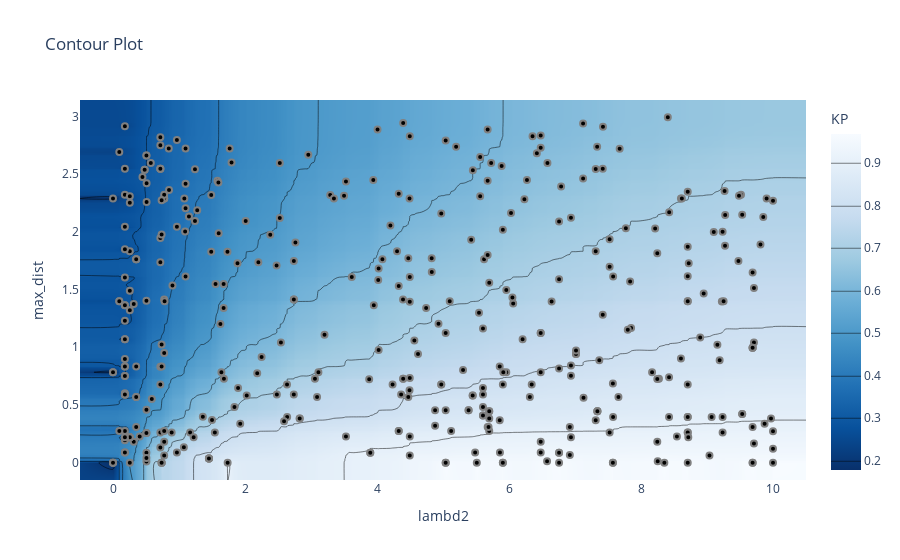

Notebook cell for this chart:
### Code cell
optuna.visualization.plot_contour(study, params=["lambd2", "max_dist"], target=lambda t: t.values[0], target_name="KP")

### Figure 1 — Plotly figure (JSON) as saved in the notebook; plotly's stock layout.template omitted (floating-point values rounded to 4 significant figures; data arrays with more than 128 entries replaced by an {"elided": "..."} marker saying what was removed)
{"data": [{"colorbar": {"title": {"text": "KP"}}, "colorscale": [[0, "rgb(247,251,255)"], [0.125, "rgb(222,235,247)"], [0.25, "rgb(198,219,239)"], [0.375, "rgb(158,202,225)"], [0.5, "rgb(107,174,214)"], [0.625, "rgb(66,146,198)"], [0.75, "rgb(33,113,181)"], [0.875, "rgb(8,81,156)"], [1, "rgb(8,48,107)"]], "connectgaps": true, "contours": {"coloring": "heatmap"}, "hoverinfo": "none", "line": {"smoothing": 1.3}, "reversescale": true, "type": "contour", "x": {"elided": "217 float values"}, "y": {"elided": "237 float values"}, "z": {"elided": "237x217 float values"}}, {"marker": {"color": "black", "line": {"color": "Grey", "width": 2}}, "mode": "markers", "showlegend": false, "type": "scatter", "x": {"elided": "403 float values"}, "y": {"elided": "403 float values"}}], "layout": {"title": {"text": "Contour Plot"}, "xaxis": {"range": [-0.5, 10.5], "title": {"text": "lambd2"}}, "yaxis": {"range": [-0.1496, 3.142], "title": {"text": "max_dist"}}}}
